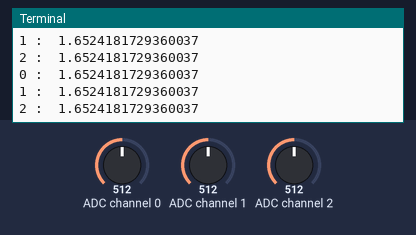
The program below on a simulated Raspberry Pi (BCM pin numbers). Parts: the last lines printed to the terminal. The inputs (shaded band) are chosen by the test bench; at power-on: ADC channel 0 = 512, ADC channel 1 = 512, ADC channel 2 = 512 (analog values on the 0–1023 scale).

Above: at 1.2 s.
1.3 s: ADC channel 0 set to 716
At 1.9 s:
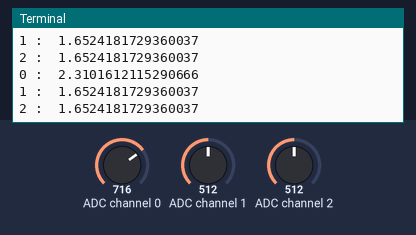
2.8 s: ADC channel 1 set to 716
At 3.4 s:
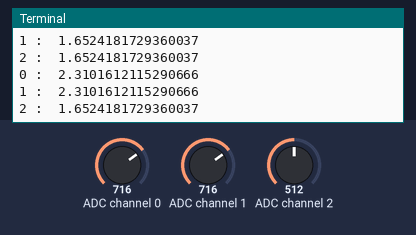
4.3 s: ADC channel 2 set to 716
At 4.9 s:
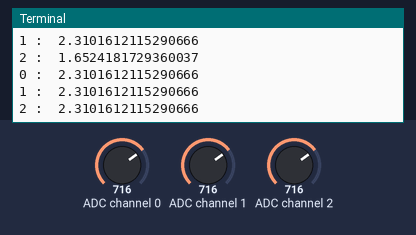
5.8 s: ADC channel 0 set to 900
At 6.4 s:
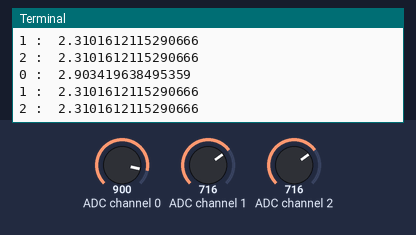
7.3 s: ADC channel 1 set to 900
At 7.9 s:
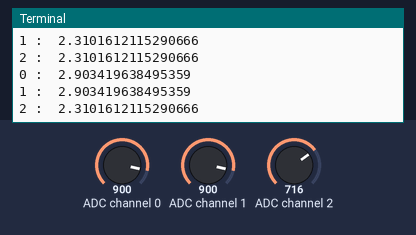
8.8 s: ADC channel 2 set to 900
At 9.5 s:
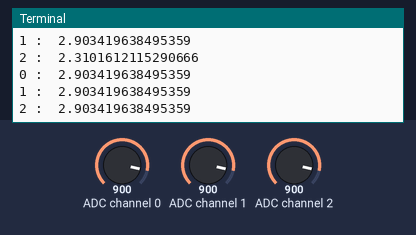
Timing chart, 0 to 11.3 s (numbered marks = the images above; inputs shaded):
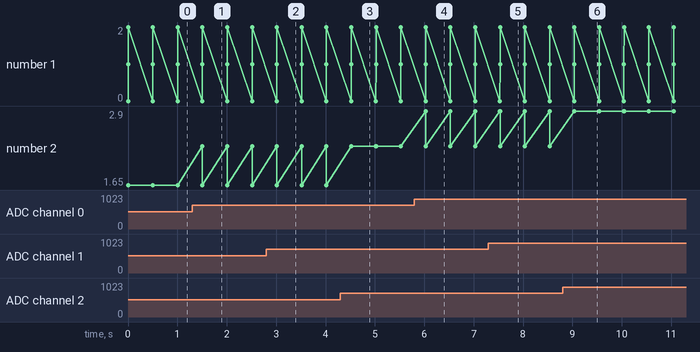

The program:

mma7361.py
```python
from gpiozero import MCP3008
from time import sleep
voltage = [0,0,0,0,0,0,0,0]
vref = 3.3

while True:
	for x in range(0, 3):
		with MCP3008(channel=x) as reading:
			voltage[x] = reading.value * vref
		print(x,": ", voltage[x])
	sleep(0.5)
```

Measured:
- after the input at 1.3 s, the terminal: prints a new line after 0.21 s (image 1)
- after the input at 2.8 s, the terminal: prints a new line after 0.21 s (image 2)
- after the input at 4.3 s, the terminal: prints a new line after 0.22 s (image 3)
- after the input at 5.8 s, the terminal: prints a new line after 0.23 s (image 4)
- after the input at 7.3 s, the terminal: prints a new line after 0.23 s (image 5)
- after the input at 8.8 s, the terminal: prints a new line after 0.24 s (image 6)
